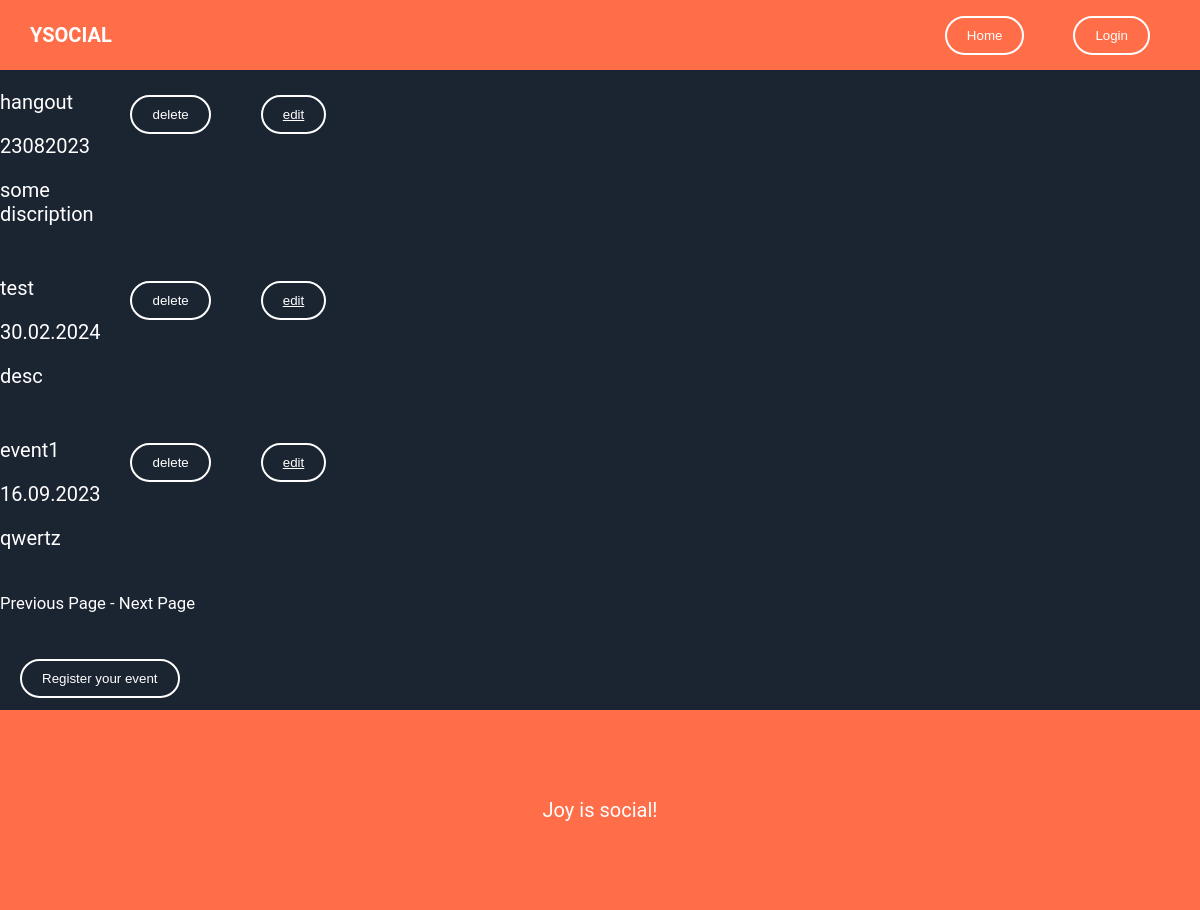
Before: /events with the older database file.
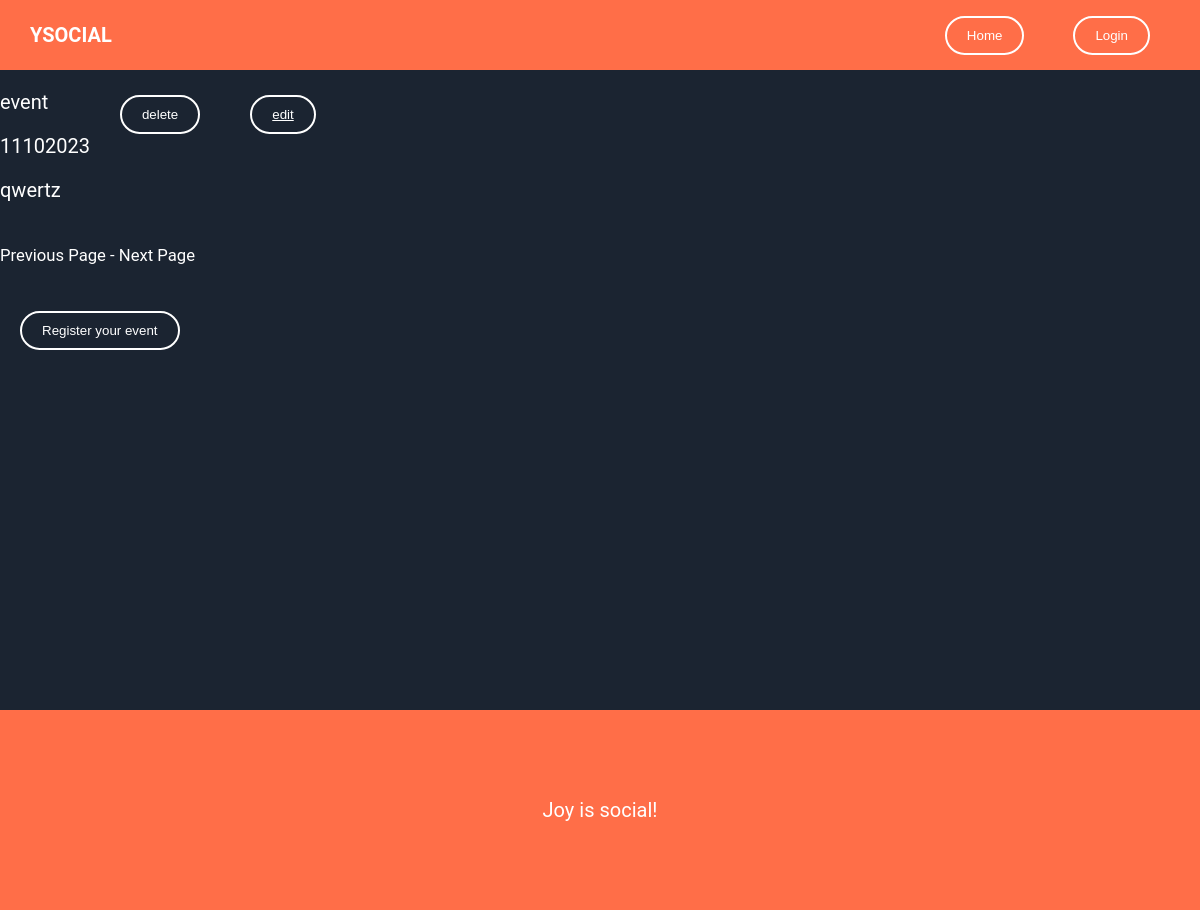
After: the same page with the newer database file.
### app/events/models.py (models this page shows)
class event(db.Model,CRUDMixin):
    id = db.Column(db.Integer, primary_key=True, autoincrement=True)
    name = db.Column(db.String(50))
    date = db.Column(db.Integer)
    desc =db.Column(db.String(1024))

### app/events/routes.py (the view)
@blueprint.route('/events')
def get_events():
  page_number = request.args.get('page', 1, type=int)
  events_pagination = event.query.paginate(page_number, current_app.config['EVENTS_MAX_PER_PAGE'])
  return render_template('events.html', events_pagination=events_pagination)

### app/templates/events.html (shortened to what this page needs)
<!DOCTYPE html>
<head>
  <link
    rel="stylesheet"
    href="{{ url_for('static', filename='css/main.css') }}"
  />
</head>
<body>
  <div id="content" class="page">
    <header>
      <h1>YSOCIAL</h1>
      <nav>
        <menu>
          <menuitem><a href="{{ url_for('events/.index') }}">
            <button type="button">Home</button></a>
          </menuitem>
          {% if current_user.is_authenticated %}
          <menuitem><a href="{{ url_for('user.logout') }}">
            <button type="button">Logout</button></a>
          </menuitem>
          <small> Logged in as {{ current_user.email }} </small>
          {% else %}
          <menuitem><a href="{{ url_for('user.get_login') }}">
            <button type="button">Login</button></a>
          </menuitem>
          {% endif %}
        </menu>
      </nav>
    </header>
    <div class="">
      <div class="eventclass">
        {% for event in events_pagination.items %}
          <div>
            <p>{{event.name}}</p>
            <p>{{event.date}}</p>
            <p>{{event.desc}}</p>
          </div>
          <form method="POST" action="/register/delete">
            <button type="submit" value="submit">delete</button>
          </form>
          <button><a href="/edit_event/{{event.id}}" class="">edit</a></button>
        {%endfor%}
      </div>
        <nav>
          <p>
            {% if events_pagination.prev_num %}
            <a href="{{url_for('events.events', page=events_pagination.pref_num) }}"
              >Previous Page</a
            >
            {%else%}
            <small>
              <span>Previous Page</span>
              {% endif %}
              <span> - </span>
              {% if events_pagination.next_num %}
              <a
                href="{{ url_for('events.events', page=events_pagination.next_num) }}"
                >Next Page</a
              >
              {% else%}
              <span>Next Page</span>
            </small>
            {% endif %}
          </p>
        </nav>
      <p>
        <a href="{{ url_for('events/.post_events') }}"
          ><button type="button">Register your event</button></a
        >
      </p>
    </div>
    <div class="footer">
      <p class="footer writing">Joy is social!</p>
    </div>
  </div>
</body>

### app/static/css/main.css (style rules this page uses)
body, html { width: 100%; height: 100%; margin: 0; padding: 0; font-size: 10px; font-family: 'Roboto', sans-serif; background-color: #1b2431; }
button { color: #000000; margin: 25px 20px; padding: 10px 20px; background:transparent; border: 1.8px solid #000000; border-radius: 20px; outline: none; cursor: pointer; }
button { color:#fff; margin: 25px 20px; padding: 10px 20px; background:transparent; border: 2px solid #fff; border-radius: 20px; outline: none; cursor: pointer; }
.page { width: 100%; display: grid; grid-template-rows: 7rem 80vh 20rem; grid-template-columns: 1fr 1fr 1fr 1fr 1fr; grid-template-areas: "header header header header header" "main main main main ." "footer footer footer footer footer"; }
header { grid-area: header; background-color: #ff6e48; display: flex; justify-content: space-between; align-items: center; }
h1 { display: inline-block; width: auto; padding: 0; margin: 0 0 0 3rem; color: #fff; }
nav { font-size: 1.6rem; color: #fff; margin: 0 3rem 0 0; }
a { color: #fff; }
menuitem { margin: 0 0 0 0.5rem; }
p { font-size: 2rem; color: #fff; }
.footer { grid-area: footer; background-color: #ff6e48; display: flex; justify-content: center; align-items: center; }
.eventclass { display: grid; grid-template-columns: repeat(3, 1fr); grid-auto-rows: minmax(150px, auto); grid-gap: 10px; max-width: 960px; margin: 0 auto; align-items: start; }

Changed rows visible on the page:
removed event: name "hangout", date "23082023", desc "some discription"
removed event: name "test", date "30.02.2024", desc "desc"
changed event "qwertz": name "event1" → "event"; date "16.09.2023" → "11102023"
